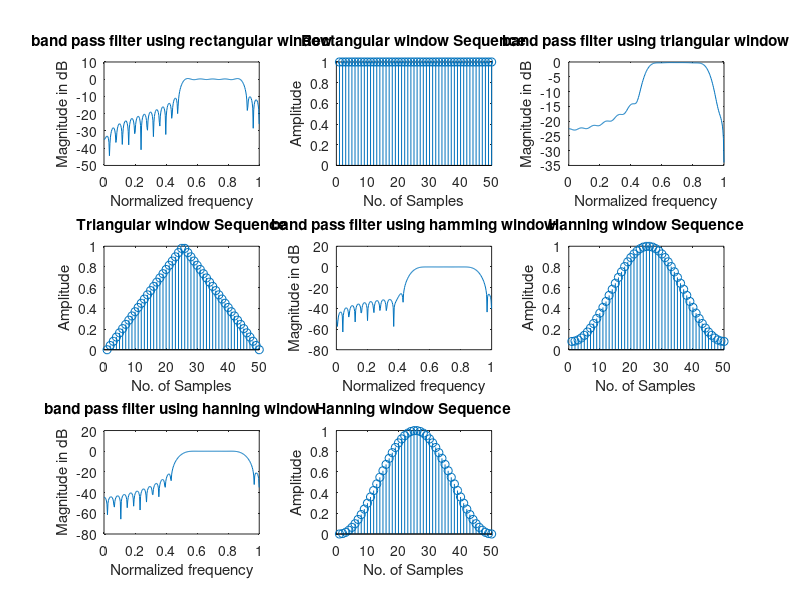

Write the MATLAB code that produced this figure.
clc;
clear all;
close all;
wc1=0.5*pi;
wc2=0.9*pi;
N =50;
alpha = (N-1)/2;
eps = 0.001;
n = 0:1:N-1;
hd = (sin(wc2*(n-alpha+eps))-sin(wc1*(n-alpha+eps)))./(pi*(n-alpha+eps));
wr = boxcar(N);
wt=bartlett(N);
wh=hamming(N);
whn=hanning(N);
hn1 = hd.*wr';
hn2 = hd.*wt';
hn3 = hd.*wh';
hn4 = hd.*whn';
w = 0:0.01:pi;
h1 = freqz(hn1,1,w);
h2 = freqz(hn2,1,w);
h3 = freqz(hn3,1,w);
h4 = freqz(hn4,1,w);
subplot(3,3,1);
plot(w/pi,10*log10(abs(h1)));
title('band pass filter using rectangular window');
xlabel('Normalized frequency');
ylabel('Magnitude in dB');
subplot(3,3,2);
stem(wr);
title('Rectangular window Sequence');
xlabel('No. of Samples');
ylabel('Amplitude');
subplot(3,3,3);
plot(w/pi,10*log10(abs(h2)));
title('band pass filter using triangular window');
xlabel('Normalized frequency');
ylabel('Magnitude in dB');
subplot(3,3,4);
stem(wt);
title('Triangular window Sequence');
xlabel('No. of Samples');
ylabel('Amplitude');
subplot(3,3,5);
plot(w/pi,10*log10(abs(h3)));
title('band pass filter using hamming window');
xlabel('Normalized frequency');
ylabel('Magnitude in dB');
subplot(3,3,6);
stem(wh);
title('Hanning window Sequence');
xlabel('No. of Samples');
ylabel('Amplitude');
subplot(3,3,7);
plot(w/pi,10*log10(abs(h4)));
title('band pass filter using hanning window');
xlabel('Normalized frequency');
ylabel('Magnitude in dB');
subplot(3,3,8);
stem(whn);
title('Hanning window Sequence');
xlabel('No. of Samples');
ylabel('Amplitude');
